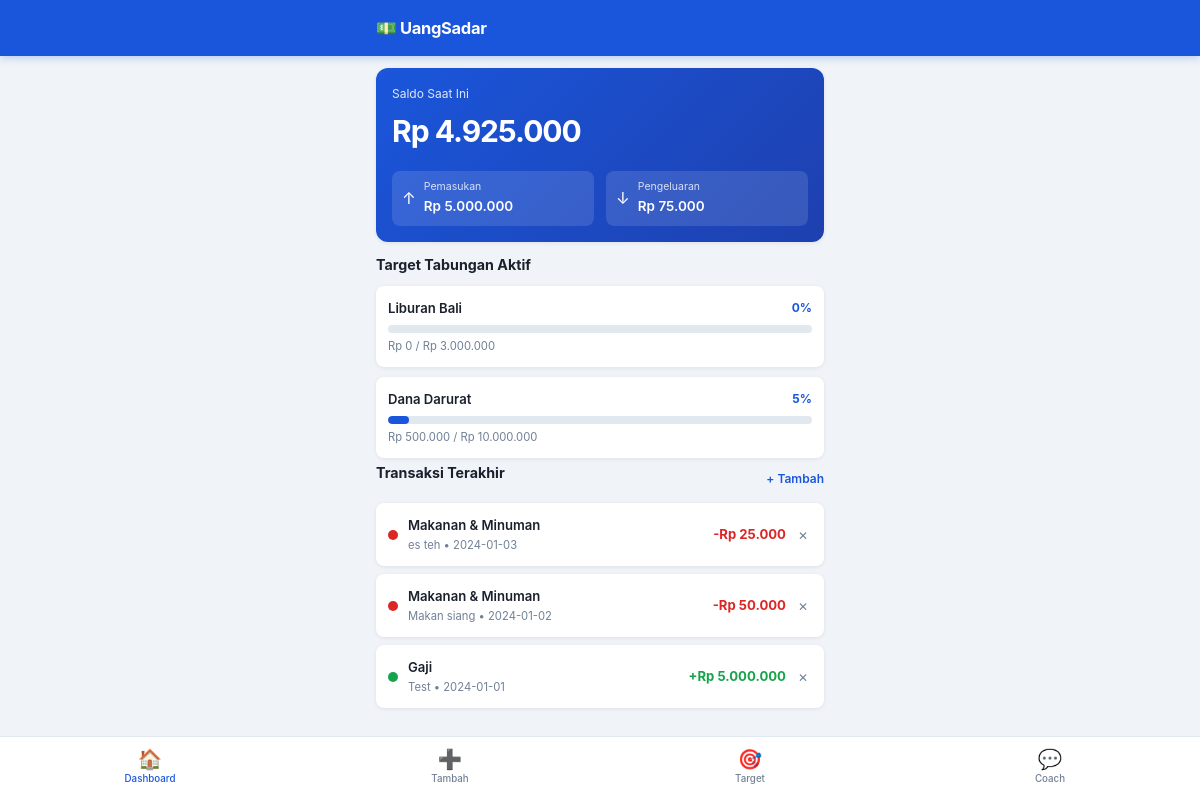
The page / on the database its author committed.
### tables this page shows
CREATE TABLE target (
            id                INTEGER PRIMARY KEY AUTOINCREMENT,
            nama              TEXT NOT NULL,
            jumlah_target     REAL NOT NULL,
            jumlah_terkumpul  REAL NOT NULL DEFAULT 0,
            deadline          TEXT,
            selesai           INTEGER NOT NULL DEFAULT 0
        );

CREATE TABLE transaksi (
            id          INTEGER PRIMARY KEY AUTOINCREMENT,
            tipe        TEXT NOT NULL CHECK(tipe IN ('pemasukan','pengeluaran')),
            kategori    TEXT NOT NULL,
            jumlah      REAL NOT NULL,
            catatan     TEXT,
            tanggal     TEXT NOT NULL
        );

### app.py (the view)
@app.route("/")
def dashboard():
    ringkasan = models.get_ringkasan()
    saldo = ringkasan["total_masuk"] - ringkasan["total_keluar"]
    transaksi = models.get_transaksi_semua()[:10]  # 10 terbaru
    target_list = models.get_target_semua()
    return render_template(
        "dashboard.html",
        saldo=saldo,
        ringkasan=ringkasan,
        transaksi=transaksi,
        target_list=target_list,
    )

### app.py (called while the page is built)
def fmt_rupiah(angka):
    return "Rp {:,.0f}".format(angka).replace(",", ".")

### models.py (called while the page is built)
def get_db():
    conn = sqlite3.connect(DB_PATH)
    conn.row_factory = sqlite3.Row
    return conn

def get_transaksi_semua():
    conn = get_db()
    rows = conn.execute(
        "SELECT * FROM transaksi ORDER BY tanggal DESC, id DESC"
    ).fetchall()
    conn.close()
    return rows

def get_ringkasan():
    conn = get_db()
    row = conn.execute("""
        SELECT
            COALESCE(SUM(CASE WHEN tipe='pemasukan'   THEN jumlah ELSE 0 END), 0) AS total_masuk,
            COALESCE(SUM(CASE WHEN tipe='pengeluaran' THEN jumlah ELSE 0 END), 0) AS total_keluar
        FROM transaksi
    """).fetchone()
    conn.close()
    return dict(row)

def get_target_semua():
    conn = get_db()
    rows = conn.execute("SELECT * FROM target ORDER BY selesai, id DESC").fetchall()
    conn.close()
    return rows

### templates/dashboard.html (shortened to what this page needs)
{% extends "base.html" %}
{% block content %}
<div class="card card--primary">
  <p class="card-label">Saldo Saat Ini</p>
  <p class="saldo {{ 'saldo--negatif' if saldo < 0 else '' }}">
    {{ saldo | rupiah }}
  </p>
  <div class="saldo-row">
    <div class="saldo-item saldo-item--masuk">
      <span class="saldo-icon">↑</span>
      <div>
        <p class="saldo-sublabel">Pemasukan</p>
        <p class="saldo-subval">{{ ringkasan.total_masuk | rupiah }}</p>
      </div>
    </div>
    <div class="saldo-item saldo-item--keluar">
      <span class="saldo-icon">↓</span>
      <div>
        <p class="saldo-sublabel">Pengeluaran</p>
        <p class="saldo-subval">{{ ringkasan.total_keluar | rupiah }}</p>
      </div>
    </div>
  </div>
</div>
{% set aktif = target_list | selectattr('selesai', 'equalto', 0) | list %}
{% if aktif %}
<section class="section">
  <h2 class="section-title">Target Tabungan Aktif</h2>
  <div class="target-scroll">
    {% for t in aktif[:3] %}
    {% set persen = [(t.jumlah_terkumpul / t.jumlah_target * 100), 100] | min | int %}
    <div class="target-mini">
      <div class="target-mini-top">
        <span class="target-mini-nama">{{ t.nama }}</span>
        <span class="target-mini-persen">{{ persen }}%</span>
      </div>
      <div class="progress-bar">
        <div class="progress-fill" style="width:{{ persen }}%"></div>
      </div>
      <p class="target-mini-info">{{ t.jumlah_terkumpul | rupiah }} / {{ t.jumlah_target | rupiah }}</p>
    </div>
    {% endfor %}
  </div>
</section>
{% endif %}
<section class="section">
  <div class="section-header">
    <h2 class="section-title">Transaksi Terakhir</h2>
    <a href="{{ url_for('tambah') }}" class="btn-link">+ Tambah</a>
  </div>
  {% if transaksi %}
  <ul class="txn-list">
    {% for t in transaksi %}
    <li class="txn-item">
      <div class="txn-left">
        <span class="txn-dot txn-dot--{{ t.tipe }}"></span>
        <div>
          <p class="txn-kategori">{{ t.kategori }}</p>
          <p class="txn-info">{{ t.catatan or '—' }} &bull; {{ t.tanggal }}</p>
        </div>
      </div>
      <div class="txn-right">
        <span class="txn-jumlah txn-jumlah--{{ t.tipe }}">
          {{ '+' if t.tipe == 'pemasukan' else '-' }}{{ t.jumlah | rupiah }}
        </span>
        <form method="post" action="{{ url_for('hapus_transaksi', tid=t.id) }}"
              onsubmit="return confirm('Hapus transaksi ini?')">
          <button type="submit" class="btn-hapus" title="Hapus">✕</button>
        </form>
      </div>
    </li>
    {% endfor %}
  </ul>
  {% else %}
  <div class="empty-state">
    <p>Belum ada transaksi.</p>
    <a href="{{ url_for('tambah') }}" class="btn btn--primary">Tambah Sekarang</a>
  </div>
  {% endif %}
</section>
{% endblock %}

### static/style.css (style rules this page uses)
*, *::before, *::after { box-sizing: border-box; margin: 0; padding: 0; }
:root { --clr-bg: #f0f4f8; --clr-surface: #ffffff; --clr-border: #e2e8f0; --clr-text: #1a202c; --clr-muted: #718096; --clr-primary: #1a56db; --clr-primary-l:#ebf0ff; --clr-success: #16a34a; --clr-success-l:#dcfce7; --clr-danger: #dc2626; --clr-danger-l: #fee2e2; --clr-warn: #d97706; --clr-warn-l: #fef3c7; --clr-masuk: #16a34a; --clr-keluar: #dc2626; --radius: 12px; --radius-sm: 8px; --shadow: 0 1px 4px rgba(0,0,0,.08); }
html { font-size: 15px; }
body { font-family: -apple-system, "Segoe UI", system-ui, sans-serif; background: var(--clr-bg); color: var(--clr-text); line-height: 1.6; padding-top: 56px; padding-bottom: 72px; }
.card { background: var(--clr-surface); border-radius: var(--radius); padding: 16px; margin-bottom: 12px; box-shadow: var(--shadow); }
.card--primary { background: linear-gradient(135deg, #1a56db 0%, #1e40af 100%); color: #fff; }
.card-label { font-size: .8rem; opacity: .85; margin-bottom: 4px; }
.saldo { font-size: 2rem; font-weight: 700; letter-spacing: -1px; margin-bottom: 16px; }
.saldo-row { display: flex; gap: 12px; }
.saldo-item { flex: 1; display: flex; align-items: center; gap: 8px; background: rgba(255,255,255,.12); border-radius: var(--radius-sm); padding: 8px 10px; }
.saldo-icon { font-size: 1.1rem; }
.saldo-sublabel { font-size: .7rem; opacity: .8; }
.saldo-subval { font-size: .9rem; font-weight: 600; }
.section { margin-bottom: 4px; }
.section-header { display: flex; justify-content: space-between; align-items: center; margin-bottom: 8px; }
.section-title { font-size: .95rem; font-weight: 700; margin-bottom: 10px; color: var(--clr-text); }
.btn-link { font-size: .8rem; color: var(--clr-primary); text-decoration: none; font-weight: 600; }
.target-scroll { display: flex; flex-direction: column; gap: 10px; }
.target-mini { background: var(--clr-surface); border-radius: var(--radius-sm); padding: 12px; box-shadow: var(--shadow); }
.target-mini-top { display: flex; justify-content: space-between; margin-bottom: 6px; }
.target-mini-nama { font-size: .875rem; font-weight: 600; }
.target-mini-persen { font-size: .8rem; color: var(--clr-primary); font-weight: 700; }
.target-mini-info { font-size: .75rem; color: var(--clr-muted); margin-top: 4px; }
.progress-bar { height: 8px; background: var(--clr-border); border-radius: 99px; overflow: hidden; }
.progress-fill { height: 100%; background: var(--clr-primary); border-radius: 99px; transition: width .4s ease; }
.txn-list { list-style: none; display: flex; flex-direction: column; gap: 8px; }
.txn-item { background: var(--clr-surface); border-radius: var(--radius-sm); padding: 12px; display: flex; align-items: center; justify-content: space-between; box-shadow: var(--shadow); }
.txn-left { display: flex; align-items: center; gap: 10px; flex: 1; min-width: 0; }
.txn-right { display: flex; align-items: center; gap: 8px; flex-shrink: 0; }
.txn-dot { width: 10px; height: 10px; border-radius: 50%; flex-shrink: 0; }
.txn-dot--pemasukan { background: var(--clr-masuk); }
.txn-dot--pengeluaran { background: var(--clr-keluar); }
.txn-kategori { font-size: .875rem; font-weight: 600; }
.txn-info { font-size: .75rem; color: var(--clr-muted); white-space: nowrap; overflow: hidden; text-overflow: ellipsis; max-width: 160px; }
.txn-jumlah { font-size: .875rem; font-weight: 700; }
.txn-jumlah--pemasukan { color: var(--clr-masuk); }
.txn-jumlah--pengeluaran { color: var(--clr-keluar); }
.btn-hapus { background: none; border: none; cursor: pointer; color: var(--clr-muted); font-size: .8rem; padding: 4px; border-radius: 4px; transition: color .15s; }

### rows shown on the page
target: nama "Liburan Bali", selesai "0", jumlah_terkumpul|rupiah "Rp 0", jumlah_target|rupiah "Rp 3.000.000"
target: nama "Dana Darurat", persen "5", jumlah_terkumpul|rupiah "Rp 500.000", jumlah_target|rupiah "Rp 10.000.000"
transaksi: kategori "Makanan & Minuman", catatan "es teh", tanggal "2024-01-03", tipe "-", jumlah|rupiah "Rp 25.000"
transaksi: kategori "Makanan & Minuman", catatan "Makan siang", tanggal "2024-01-02", tipe "-", jumlah|rupiah "Rp 50.000"
transaksi: kategori "Gaji", catatan "Test", tanggal "2024-01-01", tipe "+", jumlah|rupiah "Rp 5.000.000"

### other values the page prints
{{ saldo | rupiah }} "Rp 4.925.000"
{{ ringkasan.total_masuk | rupiah }} "Rp 5.000.000"
{{ ringkasan.total_keluar | rupiah }} "Rp 75.000"
